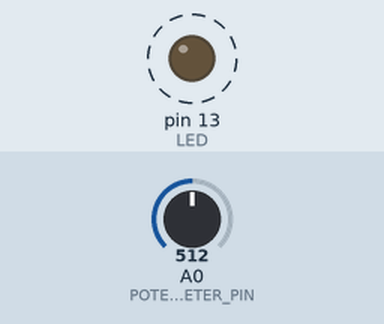
Recording of a sketch running on a simulated Arduino Uno, built with avr-gcc and run on an emulated ATmega328P. Parts: output pins drawn as LEDs (lit = HIGH). Dashed ring = blinking. The inputs (shaded band) are chosen by the test bench; at power-on: A0 (POTENTIOMETER_PIN) = 512.

Above: at 1.8 s.
1.9 s: A0 (POTENTIOMETER_PIN) set to 0
At 3.0 s:
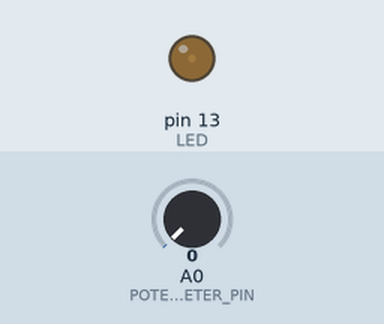
3.6 s: A0 (POTENTIOMETER_PIN) set to 122
At 3.9 s:
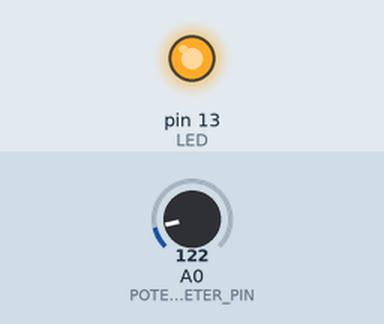
Timing chart, 0 to 13.1 s (numbered marks = the images above; inputs shaded):
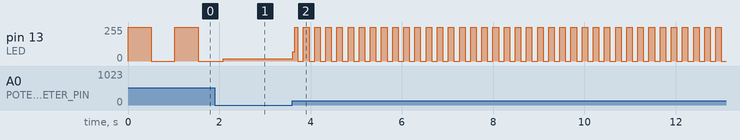

Measured:
- after the input at 3.6 s, pin 13 (LED): 16/255 → 68/255 at once, then moves between 0/255 and 255/255, repeating every 0.24 s
- by itself, pin 13 (LED): alternates 255/255 for 0.51 s and 0/255 for 0.51 s

The sketch:

potentiometer.ino
```cpp
/**
 * Potentiometer Blink Led
 */

// Set constants and variables
const int POTENTIOMETER_PIN = 0;
const int LED = 13;
int potentiometerValue = 0;


void setup () {
    // Initialize digital pin as output
    pinMode(LED, OUTPUT);
}

void loop () {
    // Read potentiometer values from 0 up to 1023
    potentiometerValue = analogRead(POTENTIOMETER_PIN);

    // At potentiometers read set intevals between on and off
    digitalWrite(LED, HIGH);
    delay(potentiometerValue);
    digitalWrite(LED, LOW);
    delay(potentiometerValue);
}
```
